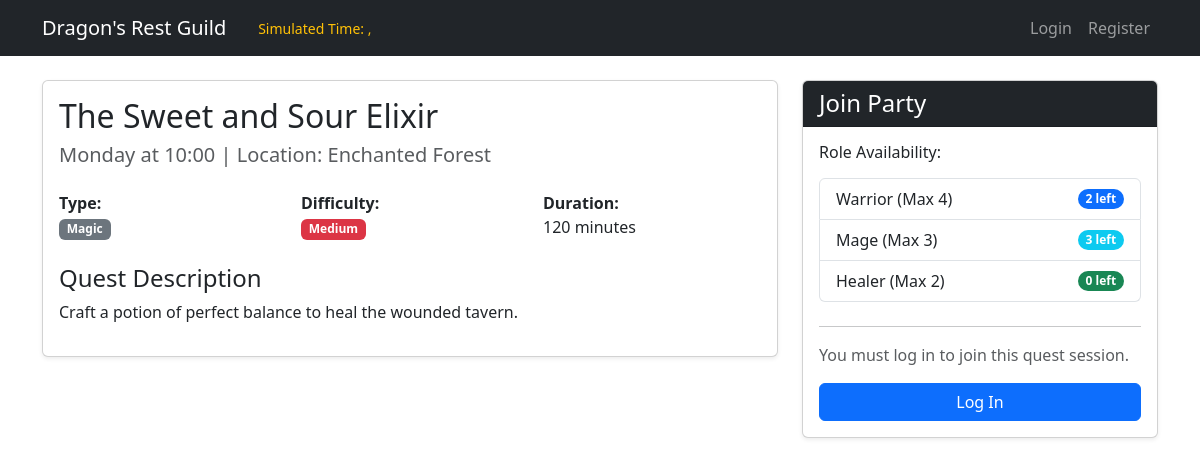
/session/1, run on the app's committed database.
### tables this page shows
CREATE TABLE "quests" (
	"QId"	INTEGER,
	"title"	TEXT NOT NULL,
	"duration"	INTEGER NOT NULL,
	"quest_type"	TEXT NOT NULL,
	"difficulty"	TEXT NOT NULL,
	"description"	TEXT,
	"image_filename"	TEXT,
	PRIMARY KEY("QId" AUTOINCREMENT)
);

### app.py (the view, shortened to what this page needs)
@app.route('/session/<int:session_id>', methods=['GET', 'POST'])
def session_detail(session_id):
    session_data = db.get_session_details(session_id)
    if not session_data:
        flash("Quest session not found.", "danger")
        return redirect(url_for('index'))
    availability = db.get_role_availability(session_id)
    return render_template('session_detail.html', session=session_data, availability=availability)

### db.py (called while the page is built)
def get_db_connection():
    conn = sqlite3.connect('database.db')
    conn.row_factory = sqlite3.Row
    return conn

def get_session_details(sid):
    conn = get_db_connection()
    query = '''
        SELECT sessions.SId, sessions.day, sessions.start_time, sessions.location,
               quests.title, quests.duration, quests.quest_type, quests.difficulty,
               quests.description, quests.image_filename
        FROM sessions
        JOIN quests ON sessions.QId = quests.QId
        WHERE sessions.SId = ?
    '''
    session_data = conn.execute(query, (sid,)).fetchone()
    conn.close()
    return session_data

def get_role_availability(sid):
    conn = get_db_connection()
    query = '''
        SELECT party_role, SUM(places_reserved) as taken
        FROM participations
        WHERE SId = ?
        GROUP BY party_role
    '''
    results = conn.execute(query, (sid,)).fetchall()
    conn.close()
    availability = {'Warrior': 4, 'Mage': 3, 'Healer': 2}
    for row in results:
        role = row['party_role']
        if role in availability:
            availability[role] -= row['taken']
    return availability

### templates/session_detail.html (shortened to what this page needs)
{% extends 'base.html' %}
{% block content %}
<div class="row">
    <div class="col-md-8">
        <div class="card shadow-sm mb-4">
            <div class="card-body">
                <h2 class="card-title">{{ session.title }}</h2>
                <h5 class="text-muted mb-4">{{ session.day }} at {{ session.start_time }} | Location: {{ session.location }}</h5>
                <div class="row mb-4">
                    <div class="col-sm-4">
                        <strong>Type:</strong> <br>
                        <span class="badge bg-secondary">{{ session.quest_type|capitalize }}</span>
                    </div>
                    <div class="col-sm-4">
                        <strong>Difficulty:</strong> <br>
                        <span class="badge bg-danger">{{ session.difficulty|capitalize }}</span>
                    </div>
                    <div class="col-sm-4">
                        <strong>Duration:</strong> <br>
                        {{ session.duration }} minutes
                    </div>
                </div>
                <h4>Quest Description</h4>
                <p>{{ session.description }}</p>
            </div>
        </div>
    </div>
    <div class="col-md-4">
        <div class="card shadow-sm">
            <div class="card-header bg-dark text-white">
                <h4 class="mb-0">Join Party</h4>
            </div>
            <div class="card-body">
                <h6 class="mb-3">Role Availability:</h6>
                <ul class="list-group mb-4">
                    <li class="list-group-item d-flex justify-content-between align-items-center">
                        Warrior (Max 4)
                        <span class="badge bg-primary rounded-pill">{{ availability['Warrior'] }} left</span>
                    </li>
                    <li class="list-group-item d-flex justify-content-between align-items-center">
                        Mage (Max 3)
                        <span class="badge bg-info rounded-pill">{{ availability['Mage'] }} left</span>
                    </li>
                    <li class="list-group-item d-flex justify-content-between align-items-center">
                        Healer (Max 2)
                        <span class="badge bg-success rounded-pill">{{ availability['Healer'] }} left</span>
                    </li>
                </ul>
                <hr>
                {% if not current_user.is_authenticated %}
                    <p class="text-muted">You must log in to join this quest session.</p>
                    <a href="{{ url_for('login') }}" class="btn btn-primary w-100">Log In</a>
                {% elif current_user.role == 'guild_master' %}
                    <div class="alert alert-warning">Guild Masters cannot join quests.</div>
                {% endif %}
            </div>
        </div>
    </div>
</div>
{% endblock %}

### templates/base.html (shortened to what this page needs)
<!DOCTYPE html>
<html lang="en">
<head>
    <link href="https://cdn.jsdelivr.net/npm/bootstrap@5.3.0/dist/css/bootstrap.min.css" rel="stylesheet">
    <link rel="stylesheet" href="{{ url_for('static', filename='css/style.css') }}">
</head>
<body>
    <header>
        <nav class="navbar navbar-expand-lg navbar-dark bg-dark">
            <div class="container">
                <a class="navbar-brand" href="{{ url_for('index') }}">Dragon's Rest Guild</a>
                <div class="navbar-text ms-3 text-warning">
                    <small>Simulated Time: {{ current_day }}, {{ current_time }}</small>
                </div>
                <div class="collapse navbar-collapse justify-content-end">
                    <ul class="navbar-nav">
                        {% if current_user.is_authenticated %}
                            <li class="nav-item">
                                <span class="nav-link text-light">Welcome, {{ current_user.username }}</span>
                            </li>
                            {% if current_user.role == 'guild_master' %}
                                <li class="nav-item"><a class="nav-link" href="#">GM Dashboard</a></li>
                            {% else %}
                                <li class="nav-item"><a class="nav-link" href="#">My Profile</a></li>
                            {% endif %}
                            <li class="nav-item"><a class="nav-link" href="#">Logout</a></li>
                        {% else %}
                            <li class="nav-item"><a class="nav-link" href="{{ url_for('login') }}">Login</a></li>
                            <li class="nav-item"><a class="nav-link" href="{{ url_for('register') }}">Register</a></li>
                        {% endif %}
                    </ul>
                </div>
            </div>
        </nav>
    </header>
    <main class="container my-4">
        {% block content %}{% endblock %}
    </main>
</body>
</html>

### data on the page
quests: title "The Sweet and Sour Elixir", quest_type "Magic", difficulty "Medium", duration "120", description "Craft a potion of perfect balance to heal the wounded tavern."

### other printed values
{{ session.day }} "Monday"
{{ session.start_time }} "10:00"
{{ session.location }} "Enchanted Forest"
{{ availability['Warrior'] }} "2"
{{ availability['Mage'] }} "3"
{{ availability['Healer'] }} "0"
